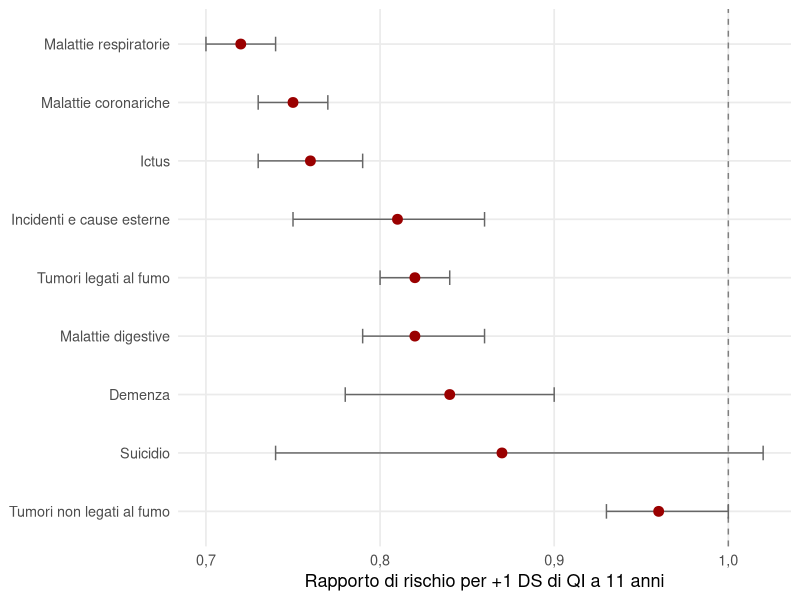

Reproduce this figure in R.
## ---- chunk 1
#| label: setup
library(ggplot2)
rosso = "#9A0000"
# Nel PDF (A5) le figure si disegnano alla larghezza reale della pagina.
stampa = knitr::is_latex_output()
virgola = function(x, d = 2) formatC(x, format = "f", digits = d, decimal.mark = ",")
tema = theme_minimal(base_size = if (stampa) 10 else 13) +
  theme(panel.grid.minor = element_blank())
## ---- chunk 2
#| label: fig-cause
#| fig-cap: "Rapporti di rischio di morte associati a un QI a 11 anni più alto di una deviazione standard, per causa, nella coorte scozzese del 1936 seguita fino a 79 anni. Valori inferiori a 1 indicano un rischio minore; le barre orizzontali sono intervalli di confidenza al 95%. Elaborazione da Calvin et al. (2017)."
#| fig-alt: "Grafico a punti con nove cause di morte. Tutti i rapporti di rischio sono inferiori a 1. I più bassi, attorno a 0,72-0,76, riguardano malattie respiratorie, coronariche e ictus; i più vicini a 1 riguardano i tumori non legati al fumo e il suicidio."
#| fig-width: !expr if (stampa) 4.45 else 7.5
#| fig-height: !expr if (stampa) 3.3 else 4
d = data.frame(
  causa = c("Malattie respiratorie", "Malattie coronariche", "Ictus", "Incidenti e cause esterne",
            "Tumori legati al fumo", "Malattie digestive", "Demenza", "Suicidio", "Tumori non legati al fumo"),
  hr = c(.72, .75, .76, .81, .82, .82, .84, .87, .96),
  lo = c(.70, .73, .73, .75, .80, .79, .78, .74, .93),
  hi = c(.74, .77, .79, .86, .84, .86, .90, 1.02, 1.00)
)
d$causa = factor(d$causa, levels = rev(d$causa))
ggplot(d, aes(hr, causa)) +
  geom_vline(xintercept = 1, linetype = 2, colour = "grey50") +
  geom_errorbar(aes(xmin = lo, xmax = hi), width = .25, orientation = "y", colour = "grey40") +
  geom_point(size = 3, colour = rosso) +
  scale_x_continuous(labels = function(x) virgola(x, 1)) +
  labs(x = "Rapporto di rischio per +1 DS di QI a 11 anni", y = NULL) +
  tema
